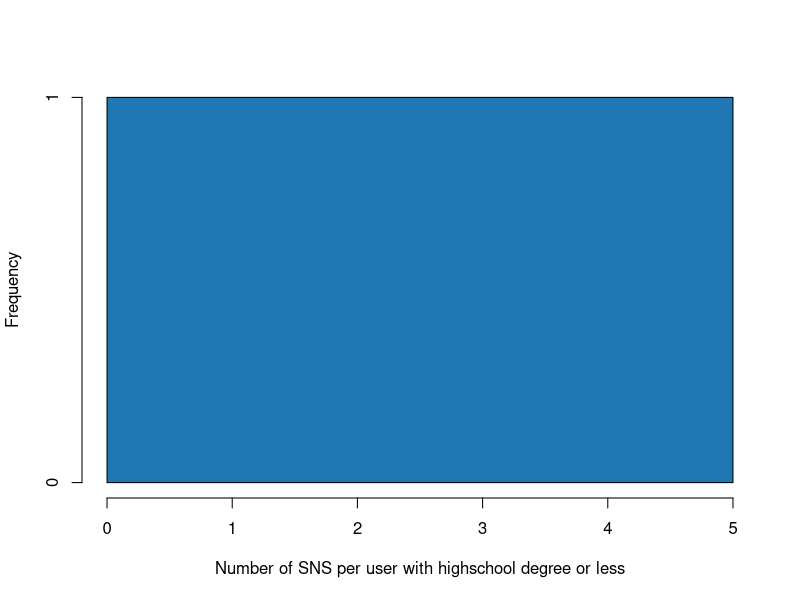
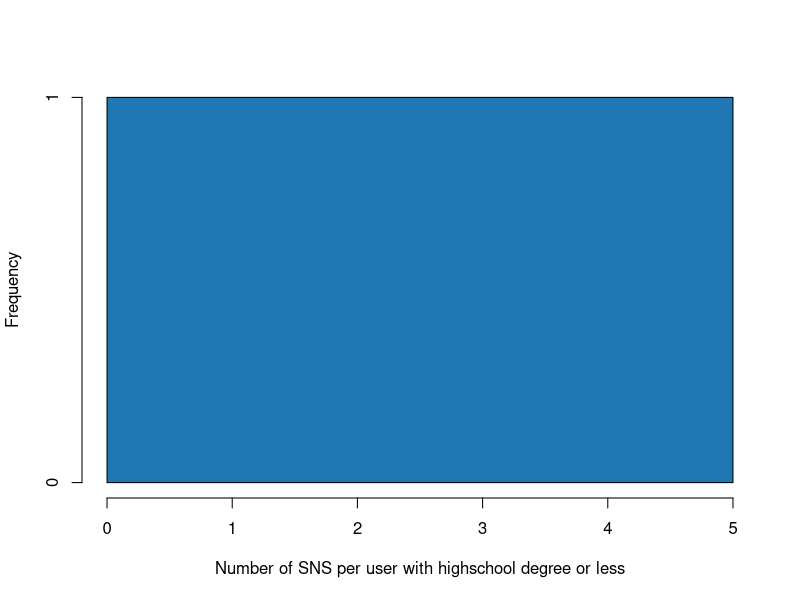
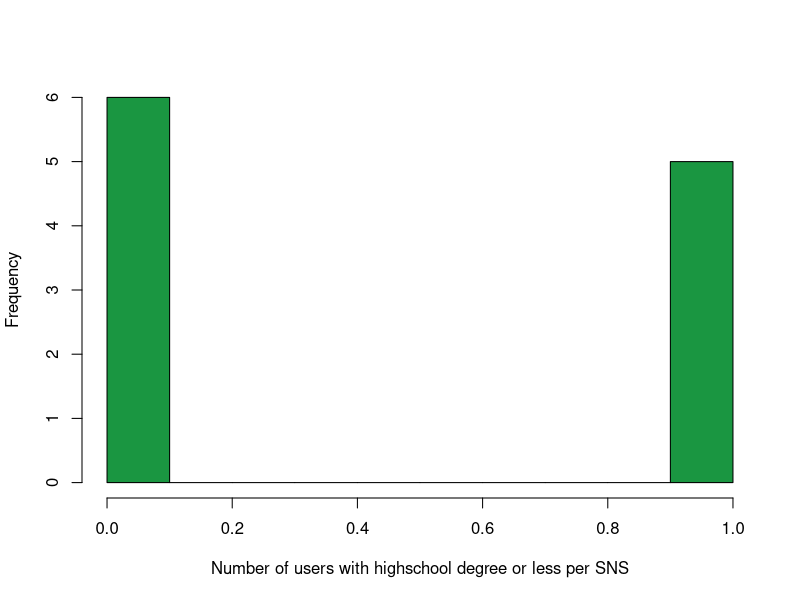
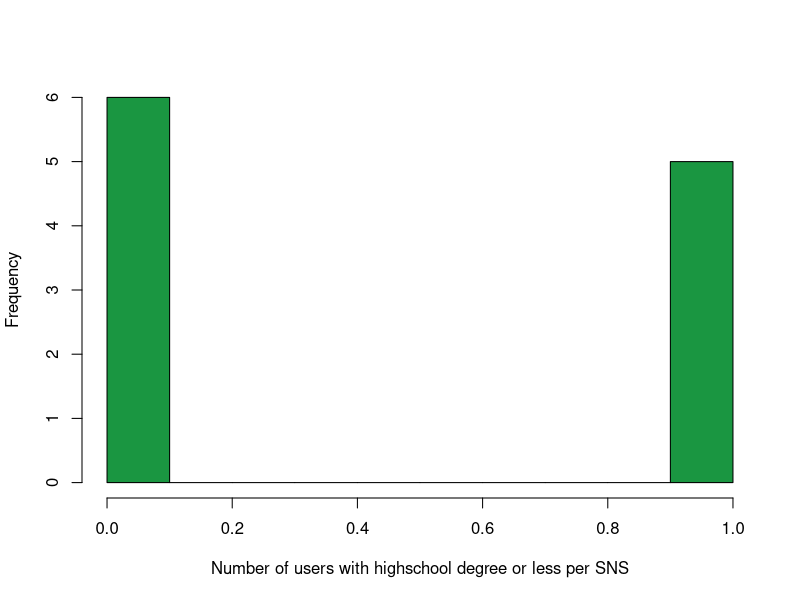

Source code (R) for these figures, in order: (Note: this script raises an error after producing the figures.)
# load data
obs <- read.csv("../data/adjmatrix-sample.csv",header=T)
obs[is.na(obs)] <- 0
users <- read.csv("../data/nodeattr-sample.csv",header=T)
obs.ext <- merge(obs,users,by="caseid")

# eduhsorless
obs.1 <- obs.ext[which(obs.ext$eduhsorless==1),2:12]  
names(obs.1) <- gsub("use","",names(obs.1))

# build 1 network
require(igraph)
g.1 <- graph.incidence(obs.1,mode="all")
summary(g.1)

# degree distributions
deg_users.1<-degree(g.1)[V(g.1)$type==FALSE]
png('../output/user_degree_edu1.png',width=500,height=300)
hist(deg_users.1,col="#1f78b4",xlab="Number of SNS per user with highschool degree or less",ylab="Frequency",main="")
dev.off()
pdf('../output/user_degree_edu1.pdf',width=5,height=3)
hist(deg_users.1,col="#1f78b4",xlab="Number of SNS per user with highschool degree or less",ylab="Frequency",main="")
dev.off()
deg_sns.1<-degree(g.1)[V(g.1)$type==TRUE]
png('../output/sns_degree_edu1.png',width=500,height=300)
hist(deg_sns.1,col="#1a9641",xlab="Number of users with highschool degree or less per SNS",ylab="Frequency",main="",breaks=14)
dev.off()
pdf('../output/sns_degree_edu1.pdf',width=5,height=3)
hist(deg_sns.1,col="#1a9641",xlab="Number of users with highschool degree or less per SNS",ylab="Frequency",main="",breaks=14)
dev.off()

# compute common neighbors
m <- as.matrix(obs.1)
m_cn <- t(m) %*% m
for (i in 1:nrow(m_cn)) {
  m_cn[i,i] <- 0
}

# compute cosine
degrees <- degree(g.1, v=V(g.1)[V(g.1)$type==TRUE])
degpairs <- degrees %*% t(degrees)
degpairs[degpairs==0] <- 1
m_cos <- m_cn/sqrt(degpairs)

# build projection graph
g_proj.1 <- graph.adjacency(m_cos, mode="undirected", weighted=TRUE)
summary(g_proj.1)

# map weights to colors
rbPal <- colorRampPalette(c('gray20','black'))
E(g_proj.1)$color <- rbPal(10)[as.numeric(cut(E(g_proj.1)$weight,breaks=10))]
E(g_proj.1)$thickness <- as.numeric(cut(E(g_proj.1)$weight,breaks=10))

# export projection graph
write.graph(g_proj.1,"../output/sns-associations-edu1.graphml",format="graphml")

top.1 <- as.data.frame(cbind(get.edgelist(g_proj.1),round(E(g_proj.1)$weight,2)))
names(top.1) <- c("SNS1","SNS2","cosine.association")
top.1 <- top.1[order(top.1$cosine.association,decreasing=T),]

# store data for legend
d_legend <- head(top.1,11)

# export top network
g2 <- delete.edges(g_proj.1,E(g_proj.1)[!weight%in%tail(sort(E(g_proj.1)$weight),11)])
iso <- V(g2)[degree(g2)==0]
g2 <- delete.vertices(g2,iso)
summary(g2)
rbPal <- colorRampPalette(c('gray80','gray0'))
E(g2)$color <- rbPal(10)[as.numeric(cut(E(g2)$weight,breaks = 10))]
E(g2)$normalized <- round(1+(4/(max(E(g2)$weight)-min(E(g2)$weight))*(E(g2)$weight-min(E(g2)$weight))))
E(g2)$weight <- round(E(g2)$weight,2)

# export projection graph
write.graph(g2,"../output/sns-associations-edu1-top11.graphml",format="graphml")


top10 <- head(top.1,10)
library(gridExtra)
library(ggplot2)
rbPal <- colorRampPalette(c('gray80','gray0'))
g_legend <- function(a.gplot){
  tmp <- ggplot_gtable(ggplot_build(a.gplot))
  leg <- which(sapply(tmp$grobs, function(x) x$name) == "guide-box")
  legend <- tmp$grobs[[leg]]
  legend
}
top10$cosine.association <- as.numeric(as.character(top10$cosine.association))
top10$color <- rbPal(10)[as.numeric(cut(top10$cosine.association,breaks=10))]
top10 <- top10[order(-top10$cosine.association),]
p1 <- ggplot(top10,aes(SNS1,SNS2)) + geom_raster(aes(fill=as.factor(top10$cosine.association))) + 
  scale_fill_manual(values=rev(top10$color),breaks=top10$cosine.association,name="Cosine\nsimilarity")
legend <- g_legend(p1)
pdf('../output/legend-sns-associations-edu1-top10.pdf',width=1,height=3)
grid.arrange(legend,ncol=1,nrow=1,widths=c(1/6))
dev.off()


# edusc
obs.2 <- obs.ext[which(obs.ext$edusc==1),2:12]  
names(obs.2) <- gsub("use","",names(obs.2))

# build 2 network
require(igraph)
g.2 <- graph.incidence(obs.2,mode="all")
summary(g.2)

# degree distributions
deg_users.2<-degree(g.2)[V(g.2)$type==FALSE]
png('../output/user_degree_edu2.png',width=500,height=300)
hist(deg_users.2,col="#1f78b4",xlab="Number of SNS per user with some college",ylab="Frequency",main="")
dev.off()
pdf('../output/user_degree_edu2.pdf',width=5,height=3)
hist(deg_users.2,col="#1f78b4",xlab="Number of SNS per user with some college",ylab="Frequency",main="")
dev.off()
deg_sns.2<-degree(g.2)[V(g.2)$type==TRUE]
png('../output/sns_degree_edu2.png',width=500,height=300)
hist(deg_sns.2,col="#1a9641",xlab="Number of users with some college per SNS",ylab="Frequency",main="",breaks=14)
dev.off()
pdf('../output/sns_degree_edu2.pdf',width=5,height=3)
hist(deg_sns.2,col="#1a9641",xlab="Number of users with some college per SNS",ylab="Frequency",main="",breaks=14)
dev.off()

# compute common neighbors
m <- as.matrix(obs.2)
m_cn <- t(m) %*% m
for (i in 1:nrow(m_cn)) {
  m_cn[i,i] <- 0
}

# compute cosine
degrees <- degree(g.2, v=V(g.2)[V(g.2)$type==TRUE])
degpairs <- degrees %*% t(degrees)
degpairs[degpairs==0] <- 1
m_cos <- m_cn/sqrt(degpairs)

# build projection graph
g_proj.2 <- graph.adjacency(m_cos, mode="undirected", weighted=TRUE)
summary(g_proj.2)

# map weights to colors
rbPal <- colorRampPalette(c('gray20','black'))
E(g_proj.2)$color <- rbPal(10)[as.numeric(cut(E(g_proj.2)$weight,breaks=10))]
E(g_proj.2)$thickness <- as.numeric(cut(E(g_proj.2)$weight,breaks=10))

# export projection graph
write.graph(g_proj.2,"../output/sns-associations-edu2.graphml",format="graphml")

top.2 <- as.data.frame(cbind(get.edgelist(g_proj.2),round(E(g_proj.2)$weight,2)))
names(top.2) <- c("SNS1","SNS2","cosine.association")
top.2 <- top.2[order(top.2$cosine.association,decreasing=T),]

d_legend <- rbind(d_legend,head(top.2,10))

# export top network
g2 <- delete.edges(g_proj.2,E(g_proj.2)[!weight%in%tail(sort(E(g_proj.2)$weight),10)])
iso <- V(g2)[degree(g2)==0]
g2 <- delete.vertices(g2,iso)
summary(g2)
rbPal <- colorRampPalette(c('gray80','gray0'))
E(g2)$color <- rbPal(10)[as.numeric(cut(E(g2)$weight,breaks = 10))]
E(g2)$normalized <- round(1+(4/(max(E(g2)$weight)-min(E(g2)$weight))*(E(g2)$weight-min(E(g2)$weight))))
E(g2)$weight <- round(E(g2)$weight,2)

# export projection graph
write.graph(g2,"../output/sns-associations-edu2-top10.graphml",format="graphml")

top10 <- head(top.2,10)
library(gridExtra)
library(ggplot2)
rbPal <- colorRampPalette(c('gray80','gray0'))
g_legend <- function(a.gplot){
  tmp <- ggplot_gtable(ggplot_build(a.gplot))
  leg <- which(sapply(tmp$grobs, function(x) x$name) == "guide-box")
  legend <- tmp$grobs[[leg]]
  legend
}
top10$cosine.association <- as.numeric(as.character(top10$cosine.association))
top10$color <- rbPal(10)[as.numeric(cut(top10$cosine.association,breaks=10))]
top10 <- top10[order(-top10$cosine.association),]
p1 <- ggplot(top10,aes(SNS1,SNS2)) + geom_raster(aes(fill=as.factor(top10$cosine.association))) + 
  scale_fill_manual(values=rev(top10$color),breaks=top10$cosine.association,name="Cosine\nsimilarity")
legend <- g_legend(p1)
pdf('../output/legend-sns-associations-edu2-top10.pdf',width=1,height=3)
grid.arrange(legend,ncol=1,nrow=1,widths=c(1/6))
dev.off()

# eduaormore
obs.3 <- obs.ext[which(obs.ext$edubaormore==1),2:12]  
names(obs.3) <- gsub("use","",names(obs.3))

# build 1 network
require(igraph)
g.3 <- graph.incidence(obs.3,mode="all")
summary(g.3)

# degree distributions
deg_users.3<-degree(g.3)[V(g.3)$type==FALSE]
png('../output/user_degree_edu3.png',width=500,height=300)
hist(deg_users.3,col="#1f78b4",xlab="Number of SNS per user with college or more",ylab="Frequency",main="")
dev.off()
pdf('../output/user_degree_edu3.pdf',width=5,height=3)
hist(deg_users.3,col="#1f78b4",xlab="Number of SNS per user with college or more",ylab="Frequency",main="")
dev.off()
deg_sns.3<-degree(g.3)[V(g.3)$type==TRUE]
png('../output/sns_degree_edu3.png',width=500,height=300)
hist(deg_sns.3,col="#1a9641",xlab="Number of users with college or more per SNS",ylab="Frequency",main="",breaks=14)
dev.off()
pdf('../output/sns_degree_edu3.pdf',width=5,height=3)
hist(deg_sns.3,col="#1a9641",xlab="Number of users with college or more per SNS",ylab="Frequency",main="",breaks=14)
dev.off()

# compute common neighbors
m <- as.matrix(obs.3)
m_cn <- t(m) %*% m
for (i in 1:nrow(m_cn)) {
  m_cn[i,i] <- 0
}

# compute cosine
degrees <- degree(g.3, v=V(g.3)[V(g.3)$type==TRUE])
degpairs <- degrees %*% t(degrees)
degpairs[degpairs==0] <- 1
m_cos <- m_cn/sqrt(degpairs)

# build projection graph
g_proj.3 <- graph.adjacency(m_cos, mode="undirected", weighted=TRUE)
summary(g_proj.3)

# map weights to colors
rbPal <- colorRampPalette(c('gray20','black'))
E(g_proj.3)$color <- rbPal(10)[as.numeric(cut(E(g_proj.3)$weight,breaks=10))]
E(g_proj.3)$thickness <- as.numeric(cut(E(g_proj.3)$weight,breaks=10))

# export projection graph
write.graph(g_proj.3,"../output/sns-associations-edu3.graphml",format="graphml")

top.3 <- as.data.frame(cbind(get.edgelist(g_proj.3),round(E(g_proj.3)$weight,2)))
names(top.3) <- c("SNS1","SNS2","cosine.association")
top.3 <- top.3[order(top.3$cosine.association,decreasing=T),]

d_legend <- rbind(d_legend,head(top.3,11))
write.csv(d_legend,"../output/links-education-for-legend.csv")

# export top network
g2 <- delete.edges(g_proj.3,E(g_proj.3)[!weight%in%tail(sort(E(g_proj.3)$weight),11)])
iso <- V(g2)[degree(g2)==0]
g2 <- delete.vertices(g2,iso)
summary(g2)
rbPal <- colorRampPalette(c('gray80','gray0'))
E(g2)$color <- rbPal(10)[as.numeric(cut(E(g2)$weight,breaks = 10))]
E(g2)$normalized <- round(1+(4/(max(E(g2)$weight)-min(E(g2)$weight))*(E(g2)$weight-min(E(g2)$weight))))
E(g2)$weight <- round(E(g2)$weight,2)

# export projection graph
write.graph(g2,"../output/sns-associations-edu3-top11.graphml",format="graphml")

top10 <- head(top.3,10)
library(gridExtra)
library(ggplot2)
rbPal <- colorRampPalette(c('gray80','gray0'))
g_legend <- function(a.gplot){
  tmp <- ggplot_gtable(ggplot_build(a.gplot))
  leg <- which(sapply(tmp$grobs, function(x) x$name) == "guide-box")
  legend <- tmp$grobs[[leg]]
  legend
}
top10$cosine.association <- as.numeric(as.character(top10$cosine.association))
top10$color <- rbPal(10)[as.numeric(cut(top10$cosine.association,breaks=10))]
top10 <- top10[order(-top10$cosine.association),]
p1 <- ggplot(top10,aes(SNS1,SNS2)) + geom_raster(aes(fill=as.factor(top10$cosine.association))) + 
  scale_fill_manual(values=rev(top10$color),breaks=top10$cosine.association,name="Cosine\nsimilarity")
legend <- g_legend(p1)
pdf('../output/legend-sns-associations-edu3-top10.pdf',width=1,height=3)
grid.arrange(legend,ncol=1,nrow=1,widths=c(1/6))
dev.off()


t <- merge(top.1,top.2,by=c("SNS1","SNS2"))
t <- merge(t,top.3,by=c("SNS1","SNS2"))
t$cosine.association.x <- as.numeric(as.character(t$cosine.association.x))
t$cosine.association.y <- as.numeric(as.character(t$cosine.association.y))
t$cosine.association <- as.numeric(as.character(t$cosine.association))
library(ggplot2)
d <- t[which(abs(t$cosine.association.x-t$cosine.association.y)>0.1&
         abs(t$cosine.association.x-t$cosine.association)>0.1&
         abs(t$cosine.association-t$cosine.association.y)>0.1),]
tt <- rbind(top.1,top.2,top.3)
tt$type <- c(rep("Highschool or less",nrow(top.1)),
             rep("Some college",nrow(top.2)),
             rep("College or more", nrow(top.3)))
tt$pair <- paste(tt$SNS1,"-",tt$SNS2,sep="")
tt$cosine.association <- as.numeric(as.character(tt$cosine.association))
tt <- tt[which(tt$pair%in%c("facebook-linkedin","pinterest-instagram","pinterest-linkedin",
                            "myspace-googleplus","myspace-instagram",
                            "myspace-linkedin","myspace-twitter",
                            "tumblr-reddit")),]
tt$type <- factor(tt$type,levels=c("Highschool or less","Some college","College or more"))
p <- ggplot(tt,aes(x=tt$pair,y=tt$cosine.association)) + 
  geom_bar(stat="identity",aes(fill=type),position="dodge") +
  xlab("Pairs of SNS with the highest differences\namong the three education levels") + 
  ylab("Cosine similarity") + theme_bw() + 
  scale_fill_manual(values=c("red","grey","seagreen3"),name="Education level") +
  theme(axis.text.x=element_text(angle=45,hjust=1))
ggsave("../output/edudiff.pdf",width=8,height=5)

